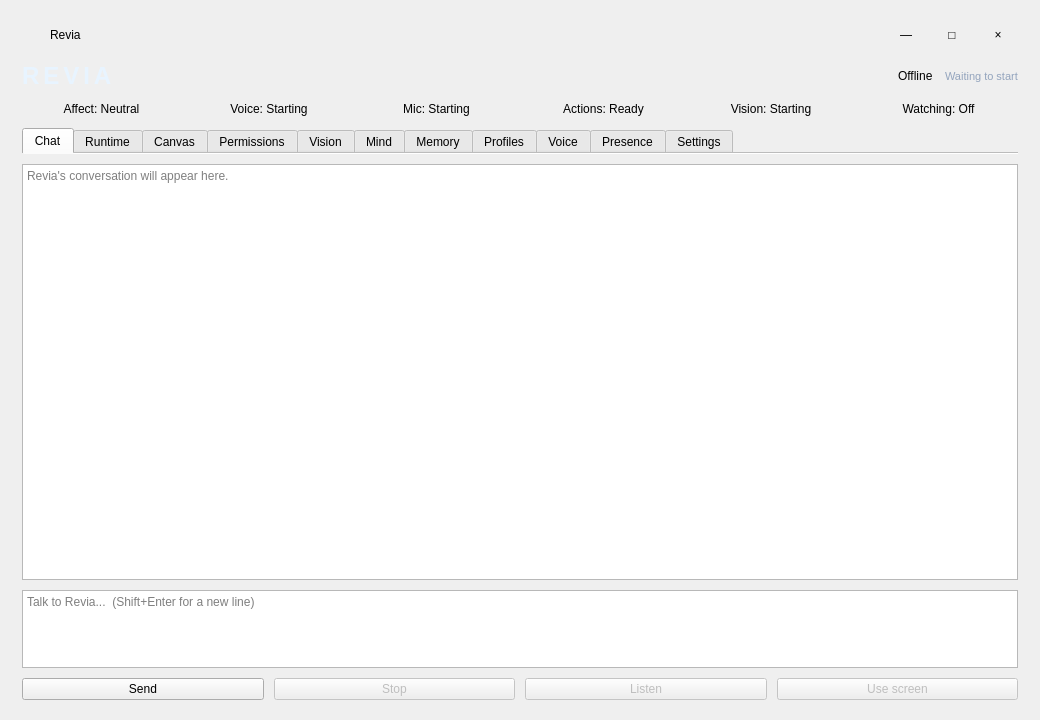
<?xml version="1.0" encoding="UTF-8"?>
<ui version="4.0">
 <class>ReviaWindow</class>
 <widget class="QMainWindow" name="ReviaWindow">
  <property name="geometry">
   <rect><x>0</x><y>0</y><width>1040</width><height>720</height></rect>
  </property>
  <property name="minimumSize">
   <size><width>760</width><height>540</height></size>
  </property>
  <property name="windowTitle"><string>Revia</string></property>
  <widget class="QWidget" name="rootPanel">
   <layout class="QVBoxLayout" name="rootLayout">
    <property name="spacing"><number>12</number></property>
    <property name="leftMargin"><number>22</number></property>
    <property name="topMargin"><number>20</number></property>
    <property name="rightMargin"><number>22</number></property>
    <property name="bottomMargin"><number>20</number></property>
    <item>
     <widget class="QWidget" name="titleBar">
      <property name="minimumSize"><size><width>0</width><height>30</height></size></property>
      <property name="maximumSize"><size><width>16777215</width><height>30</height></size></property>
      <layout class="QHBoxLayout" name="titleBarLayout">
       <property name="spacing"><number>6</number></property>
       <property name="leftMargin"><number>2</number></property>
       <property name="topMargin"><number>0</number></property>
       <property name="rightMargin"><number>0</number></property>
       <property name="bottomMargin"><number>0</number></property>
       <item><widget class="QLabel" name="titleIcon"><property name="minimumSize"><size><width>20</width><height>20</height></size></property><property name="maximumSize"><size><width>20</width><height>20</height></size></property><property name="text"><string/></property></widget></item>
       <item><widget class="QLabel" name="windowTitle"><property name="text"><string>Revia</string></property></widget></item>
       <item><spacer name="titleBarSpacer"><property name="orientation"><enum>Qt::Horizontal</enum></property><property name="sizeHint" stdset="0"><size><width>40</width><height>20</height></size></property></spacer></item>
       <item><widget class="QToolButton" name="minimizeButton"><property name="minimumSize"><size><width>40</width><height>28</height></size></property><property name="maximumSize"><size><width>40</width><height>28</height></size></property><property name="toolTip"><string>Minimize</string></property><property name="text"><string>—</string></property><property name="autoRaise"><bool>true</bool></property></widget></item>
       <item><widget class="QToolButton" name="maximizeButton"><property name="minimumSize"><size><width>40</width><height>28</height></size></property><property name="maximumSize"><size><width>40</width><height>28</height></size></property><property name="toolTip"><string>Maximize</string></property><property name="text"><string>□</string></property><property name="autoRaise"><bool>true</bool></property></widget></item>
       <item><widget class="QToolButton" name="closeButton"><property name="minimumSize"><size><width>40</width><height>28</height></size></property><property name="maximumSize"><size><width>40</width><height>28</height></size></property><property name="toolTip"><string>Close to tray</string></property><property name="text"><string>×</string></property><property name="autoRaise"><bool>true</bool></property></widget></item>
      </layout>
     </widget>
    </item>
    <item>
     <layout class="QHBoxLayout" name="headerLayout">
      <item><widget class="QLabel" name="reviaTitle"><property name="text"><string>REVIA</string></property><property name="styleSheet"><string notr="true">color: #e8f4ff; font-size: 18pt; font-weight: 700; letter-spacing: 4px;</string></property></widget></item>
      <item><spacer name="headerSpacer"><property name="orientation"><enum>Qt::Horizontal</enum></property><property name="sizeHint" stdset="0"><size><width>40</width><height>20</height></size></property></spacer></item>
      <item><widget class="QLabel" name="stateLabel"><property name="text"><string>Offline</string></property></widget></item>
      <item><widget class="QLabel" name="stateDetailLabel"><property name="text"><string>Waiting to start</string></property><property name="styleSheet"><string notr="true">color: #93a4bd; font-size: 11px;</string></property></widget></item>
     </layout>
    </item>
    <item>
     <layout class="QHBoxLayout" name="statusLayout">
      <property name="spacing"><number>8</number></property>
      <item><widget class="QLabel" name="affectLabel"><property name="sizePolicy"><sizepolicy hsizetype="Ignored" vsizetype="Preferred"><horstretch>1</horstretch><verstretch>0</verstretch></sizepolicy></property><property name="maximumSize"><size><width>180</width><height>16777215</height></size></property><property name="text"><string>Affect: Neutral</string></property><property name="alignment"><set>Qt::AlignCenter</set></property></widget></item>
      <item><widget class="QLabel" name="speechLabel"><property name="sizePolicy"><sizepolicy hsizetype="Ignored" vsizetype="Preferred"><horstretch>1</horstretch><verstretch>0</verstretch></sizepolicy></property><property name="maximumSize"><size><width>180</width><height>16777215</height></size></property><property name="text"><string>Voice: Starting</string></property><property name="alignment"><set>Qt::AlignCenter</set></property></widget></item>
      <item><widget class="QLabel" name="microphoneLabel"><property name="sizePolicy"><sizepolicy hsizetype="Ignored" vsizetype="Preferred"><horstretch>1</horstretch><verstretch>0</verstretch></sizepolicy></property><property name="maximumSize"><size><width>180</width><height>16777215</height></size></property><property name="text"><string>Mic: Starting</string></property><property name="alignment"><set>Qt::AlignCenter</set></property></widget></item>
      <item><widget class="QLabel" name="automationLabel"><property name="sizePolicy"><sizepolicy hsizetype="Ignored" vsizetype="Preferred"><horstretch>1</horstretch><verstretch>0</verstretch></sizepolicy></property><property name="maximumSize"><size><width>180</width><height>16777215</height></size></property><property name="text"><string>Actions: Ready</string></property><property name="alignment"><set>Qt::AlignCenter</set></property></widget></item>
      <item><widget class="QLabel" name="visionLabel"><property name="sizePolicy"><sizepolicy hsizetype="Ignored" vsizetype="Preferred"><horstretch>1</horstretch><verstretch>0</verstretch></sizepolicy></property><property name="maximumSize"><size><width>180</width><height>16777215</height></size></property><property name="text"><string>Vision: Starting</string></property><property name="alignment"><set>Qt::AlignCenter</set></property></widget></item>
      <item><widget class="QLabel" name="perceptionLabel"><property name="sizePolicy"><sizepolicy hsizetype="Ignored" vsizetype="Preferred"><horstretch>1</horstretch><verstretch>0</verstretch></sizepolicy></property><property name="maximumSize"><size><width>180</width><height>16777215</height></size></property><property name="toolTip"><string>Ambient window observation is off.</string></property><property name="text"><string>Watching: Off</string></property><property name="alignment"><set>Qt::AlignCenter</set></property></widget></item>
     </layout>
    </item>
    <item>
     <widget class="QTabWidget" name="tabs">
      <property name="documentMode"><bool>true</bool></property>
      <property name="currentIndex"><number>0</number></property>
      <widget class="QWidget" name="chatPage">
       <attribute name="title"><string>Chat</string></attribute>
       <layout class="QVBoxLayout" name="chatLayout">
        <property name="spacing"><number>10</number></property><property name="leftMargin"><number>0</number></property><property name="topMargin"><number>10</number></property><property name="rightMargin"><number>0</number></property><property name="bottomMargin"><number>0</number></property>
        <item><widget class="QTextBrowser" name="chatHistory"><property name="placeholderText"><string>Revia's conversation will appear here.</string></property><property name="openExternalLinks"><bool>false</bool></property><property name="openLinks"><bool>false</bool></property></widget></item>
        <item><widget class="QPlainTextEdit" name="messageInput"><property name="maximumSize"><size><width>16777215</width><height>78</height></size></property><property name="placeholderText"><string>Talk to Revia...  (Shift+Enter for a new line)</string></property></widget></item>
        <item><layout class="QHBoxLayout" name="chatButtonLayout">
         <item><widget class="QPushButton" name="sendButton"><property name="text"><string>Send</string></property></widget></item>
         <item><widget class="QPushButton" name="stopButton"><property name="enabled"><bool>false</bool></property><property name="text"><string>Stop</string></property></widget></item>
         <item><widget class="QPushButton" name="microphoneButton"><property name="enabled"><bool>false</bool></property><property name="toolTip"><string>Start or stop voice capture (Ctrl+Space)</string></property><property name="text"><string>Listen</string></property><property name="shortcut"><string>Ctrl+Space</string></property></widget></item>
         <item><widget class="QPushButton" name="screenActionButton"><property name="enabled"><bool>false</bool></property><property name="toolTip"><string>Use the instruction in the message box to locate one visible control, then resolve it to Windows UI Automation before asking for action confirmation.</string></property><property name="text"><string>Use screen</string></property></widget></item>
        </layout></item>
       </layout>
      </widget>
      <widget class="QWidget" name="runtimePage">
       <attribute name="title"><string>Runtime</string></attribute>
       <layout class="QVBoxLayout" name="runtimeLayout"><property name="leftMargin"><number>0</number></property><property name="topMargin"><number>8</number></property><property name="rightMargin"><number>0</number></property><property name="bottomMargin"><number>0</number></property>
        <item><widget class="QTabWidget" name="runtimeTabs"><property name="documentMode"><bool>true</bool></property>
         <widget class="QWidget" name="activityPage"><attribute name="title"><string>Activity</string></attribute><layout class="QVBoxLayout" name="activityLayout"><property name="leftMargin"><number>0</number></property><property name="topMargin"><number>8</number></property><property name="rightMargin"><number>0</number></property><property name="bottomMargin"><number>0</number></property>
          <item><layout class="QHBoxLayout" name="activityToolbarLayout">
           <item><widget class="QLabel" name="activityIssueSummary"><property name="text"><string>No warnings or errors</string></property></widget></item>
           <item><spacer name="activityToolbarSpacer"><property name="orientation"><enum>Qt::Horizontal</enum></property><property name="sizeHint" stdset="0"><size><width>40</width><height>20</height></size></property></spacer></item>
           <item><widget class="QComboBox" name="activityFilter"><item><property name="text"><string>All logs</string></property></item><item><property name="text"><string>Warnings and errors</string></property></item><item><property name="text"><string>Errors only</string></property></item></widget></item>
           <item><widget class="QCheckBox" name="activityAutoScroll"><property name="text"><string>Follow</string></property><property name="checked"><bool>true</bool></property></widget></item>
           <item><widget class="QPushButton" name="openLogsButton"><property name="text"><string>Open folder</string></property><property name="toolTip"><string>Open the durable Revia and worker log files.</string></property></widget></item>
           <item><widget class="QPushButton" name="clearActivityButton"><property name="text"><string>Clear</string></property><property name="toolTip"><string>Clear the UI view only. Log files remain on disk.</string></property></widget></item>
          </layout></item>
          <item><widget class="QTextBrowser" name="activityFeed"><property name="openExternalLinks"><bool>false</bool></property><property name="openLinks"><bool>false</bool></property></widget></item>
         </layout></widget>
         <widget class="QWidget" name="pipelinePage"><attribute name="title"><string>Pipelines</string></attribute><layout class="QVBoxLayout" name="pipelineHostLayout"><property name="leftMargin"><number>0</number></property><property name="topMargin"><number>0</number></property><property name="rightMargin"><number>0</number></property><property name="bottomMargin"><number>0</number></property></layout></widget>
         <widget class="QWidget" name="internetActivityPage"><attribute name="title"><string>Internet</string></attribute><layout class="QVBoxLayout" name="internetActivityHostLayout"><property name="leftMargin"><number>0</number></property><property name="topMargin"><number>0</number></property><property name="rightMargin"><number>0</number></property><property name="bottomMargin"><number>0</number></property></layout></widget>
         <widget class="QWidget" name="resourcePage"><attribute name="title"><string>Resources</string></attribute><layout class="QVBoxLayout" name="resourceHostLayout"><property name="leftMargin"><number>0</number></property><property name="topMargin"><number>0</number></property><property name="rightMargin"><number>0</number></property><property name="bottomMargin"><number>0</number></property></layout></widget>
        </widget></item>
       </layout>
      </widget>
      <widget class="QWidget" name="canvasPage"><attribute name="title"><string>Canvas</string></attribute><layout class="QVBoxLayout" name="canvasHostLayout"><property name="leftMargin"><number>0</number></property><property name="topMargin"><number>8</number></property><property name="rightMargin"><number>0</number></property><property name="bottomMargin"><number>0</number></property></layout></widget>
      <widget class="QWidget" name="permissionsPage"><attribute name="title"><string>Permissions</string></attribute><layout class="QVBoxLayout" name="permissionsHostLayout"><property name="leftMargin"><number>0</number></property><property name="topMargin"><number>8</number></property><property name="rightMargin"><number>0</number></property><property name="bottomMargin"><number>0</number></property></layout></widget>
      <widget class="QWidget" name="visionTab">
       <attribute name="title"><string>Vision</string></attribute>
       <layout class="QVBoxLayout" name="visionHostLayout"><property name="leftMargin"><number>0</number></property><property name="topMargin"><number>8</number></property><property name="rightMargin"><number>0</number></property><property name="bottomMargin"><number>0</number></property></layout>
      </widget>
      <widget class="QWidget" name="mindTab">
       <attribute name="title"><string>Mind</string></attribute>
       <layout class="QVBoxLayout" name="mindHostLayout"><property name="leftMargin"><number>0</number></property><property name="topMargin"><number>8</number></property><property name="rightMargin"><number>0</number></property><property name="bottomMargin"><number>0</number></property></layout>
      </widget>
      <widget class="QWidget" name="memoryTab">
       <attribute name="title"><string>Memory</string></attribute>
       <layout class="QVBoxLayout" name="memoryHostLayout"><property name="leftMargin"><number>0</number></property><property name="topMargin"><number>8</number></property><property name="rightMargin"><number>0</number></property><property name="bottomMargin"><number>0</number></property></layout>
      </widget>
      <widget class="QWidget" name="profilesTab">
       <attribute name="title"><string>Profiles</string></attribute>
       <layout class="QVBoxLayout" name="profilesTabLayout"><property name="leftMargin"><number>0</number></property><property name="topMargin"><number>8</number></property><property name="rightMargin"><number>0</number></property><property name="bottomMargin"><number>0</number></property>
        <item><widget class="QScrollArea" name="profilesScroll"><property name="frameShape"><enum>QFrame::NoFrame</enum></property><property name="widgetResizable"><bool>true</bool></property><property name="horizontalScrollBarPolicy"><enum>Qt::ScrollBarAlwaysOff</enum></property>
         <widget class="QWidget" name="profilesPage"><property name="geometry"><rect><x>0</x><y>0</y><width>900</width><height>860</height></rect></property>
          <layout class="QVBoxLayout" name="profilesHostLayout"><property name="spacing"><number>10</number></property><property name="leftMargin"><number>0</number></property><property name="topMargin"><number>0</number></property><property name="rightMargin"><number>10</number></property><property name="bottomMargin"><number>0</number></property></layout>
         </widget>
        </widget></item>
       </layout>
      </widget>
      <widget class="QWidget" name="voiceTab">
       <attribute name="title"><string>Voice</string></attribute>
       <layout class="QVBoxLayout" name="voiceTabLayout"><property name="leftMargin"><number>0</number></property><property name="topMargin"><number>8</number></property><property name="rightMargin"><number>0</number></property><property name="bottomMargin"><number>0</number></property>
        <item><widget class="QScrollArea" name="voiceScroll"><property name="frameShape"><enum>QFrame::NoFrame</enum></property><property name="widgetResizable"><bool>true</bool></property><property name="horizontalScrollBarPolicy"><enum>Qt::ScrollBarAlwaysOff</enum></property>
         <widget class="QWidget" name="voicePage"><property name="geometry"><rect><x>0</x><y>0</y><width>900</width><height>780</height></rect></property>
          <layout class="QVBoxLayout" name="voiceLayout"><property name="spacing"><number>10</number></property><property name="leftMargin"><number>0</number></property><property name="topMargin"><number>0</number></property><property name="rightMargin"><number>10</number></property><property name="bottomMargin"><number>0</number></property>
           <item><widget class="QLabel" name="voiceIntro"><property name="text"><string>Create and preview local Qwen3-TTS voices. Models download on first use and remain on this computer. A created voice is given to a profile under the Profiles tab.</string></property><property name="wordWrap"><bool>true</bool></property></widget></item>
           <item><widget class="QLabel" name="voiceStudioStatus"><property name="text"><string>Voice Studio is ready.</string></property><property name="wordWrap"><bool>true</bool></property></widget></item>
           <item><widget class="QGroupBox" name="voiceCreationGroup"><property name="title"><string>Create a voice</string></property><layout class="QVBoxLayout" name="voiceCreationLayout">
            <item><layout class="QFormLayout" name="studioForm">
             <item row="0" column="0"><widget class="QLabel" name="presetNameLabel"><property name="text"><string>Preset name</string></property></widget></item><item row="0" column="1"><widget class="QLineEdit" name="voiceNameInput"><property name="minimumSize"><size><width>0</width><height>32</height></size></property><property name="placeholderText"><string>Revia Bright</string></property></widget></item>
             <item row="1" column="0"><widget class="QLabel" name="languageLabel"><property name="text"><string>Language</string></property></widget></item><item row="1" column="1"><widget class="QComboBox" name="voiceLanguageCombo"/></item>
             <item row="2" column="0"><widget class="QLabel" name="descriptionLabel"><property name="text"><string>Voice description</string></property></widget></item><item row="2" column="1"><widget class="QPlainTextEdit" name="voiceDescriptionInput"><property name="minimumSize"><size><width>0</width><height>70</height></size></property><property name="maximumSize"><size><width>16777215</width><height>86</height></size></property><property name="placeholderText"><string>A bright youthful synthetic voice, curious and clear, gently playful, never babyish.</string></property></widget></item>
             <item row="3" column="0"><widget class="QLabel" name="referenceLabel"><property name="text"><string>Reference line</string></property></widget></item><item row="3" column="1"><widget class="QPlainTextEdit" name="voiceReferenceInput"><property name="minimumSize"><size><width>0</width><height>58</height></size></property><property name="maximumSize"><size><width>16777215</width><height>64</height></size></property><property name="plainText"><string>Wait, I found it. The pattern is clearer now, and I think this part matters.</string></property></widget></item>
            </layout></item>
            <item><layout class="QHBoxLayout" name="createVoiceButtonLayout"><item><widget class="QPushButton" name="createVoiceButton"><property name="text"><string>Create voice</string></property></widget></item><item><spacer name="createVoiceSpacer"><property name="orientation"><enum>Qt::Horizontal</enum></property><property name="sizeHint" stdset="0"><size><width>40</width><height>20</height></size></property></spacer></item></layout></item>
           </layout></widget></item>
           <item><widget class="QGroupBox" name="voicePreviewGroup"><property name="title"><string>Voice library</string></property><layout class="QVBoxLayout" name="voicePreviewLayout">
            <item><widget class="QLabel" name="voiceLibraryHint"><property name="text"><string>Every voice created on this computer. Pick one to hear it; give one to a profile under Profiles.</string></property><property name="wordWrap"><bool>true</bool></property></widget></item>
            <item><layout class="QHBoxLayout" name="voiceLibraryLayout"><item><widget class="QLabel" name="voiceLibraryLabel"><property name="text"><string>Voice</string></property></widget></item><item><widget class="QComboBox" name="voiceLibraryCombo"><property name="minimumSize"><size><width>220</width><height>0</height></size></property></widget></item><item><spacer name="voiceLibrarySpacer"><property name="orientation"><enum>Qt::Horizontal</enum></property><property name="sizeHint" stdset="0"><size><width>40</width><height>20</height></size></property></spacer></item></layout></item>
            <item><widget class="QLabel" name="previewLabel"><property name="text"><string>Preview line</string></property></widget></item>
            <item><layout class="QHBoxLayout" name="previewLayout"><item><widget class="QPlainTextEdit" name="voicePreviewInput"><property name="minimumSize"><size><width>0</width><height>58</height></size></property><property name="maximumSize"><size><width>16777215</width><height>62</height></size></property><property name="plainText"><string>Hi. I'm Revia. Oh, this voice fits much better.</string></property></widget></item><item><widget class="QPushButton" name="previewVoiceButton"><property name="text"><string>Generate preview</string></property></widget></item></layout></item>
           </layout></widget></item>
           <item><spacer name="voiceBottomSpacer"><property name="orientation"><enum>Qt::Vertical</enum></property><property name="sizeHint" stdset="0"><size><width>20</width><height>40</height></size></property></spacer></item>
          </layout>
         </widget>
        </widget></item>
       </layout>
      </widget>
      <widget class="QWidget" name="presencePage">
       <attribute name="title"><string>Presence</string></attribute>
       <layout class="QVBoxLayout" name="presenceLayout"><property name="spacing"><number>10</number></property><property name="leftMargin"><number>0</number></property><property name="topMargin"><number>10</number></property><property name="rightMargin"><number>0</number></property><property name="bottomMargin"><number>0</number></property>
        <item><widget class="QLabel" name="presenceIntro"><property name="text"><string>One coordination layer keeps listening, conversational momentum, avatar output, and bounded external conversations in sync. It does not own model inference or application permissions.</string></property><property name="wordWrap"><bool>true</bool></property></widget></item>
        <item><widget class="QGroupBox" name="presenceNowGroup"><property name="title"><string>Now</string></property><layout class="QGridLayout" name="presenceNowLayout">
         <item row="0" column="0"><widget class="QLabel" name="presencePhaseTitle"><property name="text"><string>Phase</string></property></widget></item><item row="0" column="1"><widget class="QLabel" name="presencePhaseValue"><property name="text"><string>Starting</string></property></widget></item>
         <item row="0" column="2"><widget class="QLabel" name="presenceAffectTitle"><property name="text"><string>Expression</string></property></widget></item><item row="0" column="3"><widget class="QLabel" name="presenceAffectValue"><property name="text"><string>Neutral</string></property></widget></item>
         <item row="0" column="4"><widget class="QLabel" name="presenceAttentionTitle"><property name="text"><string>Attention</string></property></widget></item><item row="0" column="5"><widget class="QLabel" name="presenceAttentionValue"><property name="text"><string>Local user</string></property><property name="textInteractionFlags"><set>Qt::TextSelectableByMouse</set></property></widget></item>
         <item row="1" column="0"><widget class="QLabel" name="presenceMomentumTitle"><property name="text"><string>Conversation momentum</string></property></widget></item><item row="1" column="1" colspan="5"><widget class="QProgressBar" name="presenceMomentumBar"><property name="maximum"><number>100</number></property><property name="value"><number>0</number></property><property name="format"><string>%p%</string></property></widget></item>
        </layout></widget></item>
        <item><widget class="QGroupBox" name="presenceControlsGroup"><property name="title"><string>Presence controls</string></property><layout class="QVBoxLayout" name="presenceControlsLayout">
         <item><layout class="QHBoxLayout" name="presenceToggleLayout"><item><widget class="QCheckBox" name="handsFreeCheck"><property name="text"><string>Hands-free local conversation</string></property><property name="toolTip"><string>Local VAD records complete spoken thoughts and sends the transcript without requiring the Listen button.</string></property></widget></item><item><widget class="QCheckBox" name="avatarBridgeCheck"><property name="text"><string>Publish avatar animation state</string></property><property name="checked"><bool>true</bool></property></widget></item><item><widget class="QCheckBox" name="externalAdaptersCheck"><property name="text"><string>Enable local Discord, stream, and game adapters</string></property><property name="toolTip"><string>Accepts conversation-only JSON events from the bounded local inbox. External events cannot invoke commands or application actions.</string></property></widget></item><item><spacer name="presenceToggleSpacer"><property name="orientation"><enum>Qt::Horizontal</enum></property><property name="sizeHint" stdset="0"><size><width>40</width><height>20</height></size></property></spacer></item></layout></item>
         <item><widget class="QLabel" name="presenceControlHint"><property name="text"><string>Hands-free audio pauses while Revia speaks, while the separate barge-in detector still yields immediately when you talk over her. External adapters are conversation-only and exchange bounded JSON files; they never receive general shell or network authority.</string></property><property name="wordWrap"><bool>true</bool></property></widget></item>
        </layout></widget></item>
        <item><widget class="QGroupBox" name="presenceBridgeGroup"><property name="title"><string>Renderer and adapter bridge</string></property><layout class="QGridLayout" name="presenceBridgeLayout">
         <item row="0" column="0"><widget class="QLabel" name="avatarPathTitle"><property name="text"><string>Avatar state</string></property></widget></item><item row="0" column="1"><widget class="QLabel" name="avatarPathValue"><property name="text"><string>RuntimeData/Presence/avatar_state.json</string></property><property name="textInteractionFlags"><set>Qt::TextSelectableByMouse</set></property></widget></item>
         <item row="1" column="0"><widget class="QLabel" name="adapterInboxTitle"><property name="text"><string>Adapter inbox</string></property></widget></item><item row="1" column="1"><widget class="QLabel" name="adapterInboxValue"><property name="text"><string>RuntimeData/Presence/Inbox</string></property><property name="textInteractionFlags"><set>Qt::TextSelectableByMouse</set></property></widget></item>
         <item row="2" column="0"><widget class="QLabel" name="adapterOutboxTitle"><property name="text"><string>Adapter outbox</string></property></widget></item><item row="2" column="1"><widget class="QLabel" name="adapterOutboxValue"><property name="text"><string>RuntimeData/Presence/Outbox</string></property><property name="textInteractionFlags"><set>Qt::TextSelectableByMouse</set></property></widget></item>
         <item row="0" column="2" rowspan="3"><widget class="QPushButton" name="openPresenceFolderButton"><property name="text"><string>Open presence folder</string></property></widget></item>
        </layout></widget></item>
        <item><spacer name="presenceBottomSpacer"><property name="orientation"><enum>Qt::Vertical</enum></property><property name="sizeHint" stdset="0"><size><width>20</width><height>40</height></size></property></spacer></item>
       </layout>
      </widget>
      <widget class="QWidget" name="settingsPage">
       <attribute name="title"><string>Settings</string></attribute>
       <layout class="QVBoxLayout" name="settingsLayout"><property name="leftMargin"><number>0</number></property><property name="topMargin"><number>14</number></property><property name="rightMargin"><number>0</number></property><property name="bottomMargin"><number>0</number></property>
        <item><widget class="QGroupBox" name="windowInputGroup"><property name="title"><string>Window, speech, and input</string></property><layout class="QVBoxLayout" name="windowInputLayout">
         <item><layout class="QHBoxLayout" name="preferenceLayout"><item><widget class="QCheckBox" name="alwaysOnTopCheck"><property name="text"><string>Keep Revia on top</string></property></widget></item><item><widget class="QCheckBox" name="speechCheck"><property name="text"><string>Speak replies</string></property><property name="checked"><bool>true</bool></property></widget></item><item><widget class="QCheckBox" name="autoSendVoiceCheck"><property name="toolTip"><string>Send a finished transcript immediately instead of leaving it in the message box for editing.</string></property><property name="text"><string>Send what I say automatically</string></property><property name="checked"><bool>true</bool></property></widget></item><item><spacer name="preferenceSpacer"><property name="orientation"><enum>Qt::Horizontal</enum></property><property name="sizeHint" stdset="0"><size><width>40</width><height>20</height></size></property></spacer></item></layout></item>
         <item><widget class="QLabel" name="settingsHint"><property name="text"><string>Listening is a toggle: press Listen (or Ctrl+Space) to start, then press it again to stop and transcribe. Voice device selection lives under Runtime → Resources so the requested and resolved hardware remain visible together.</string></property><property name="wordWrap"><bool>true</bool></property></widget></item>
        </layout></widget></item>
        <item><widget class="QGroupBox" name="conversationBehaviorGroup"><property name="title"><string>Conversation behavior</string></property><layout class="QVBoxLayout" name="conversationBehaviorLayout">
         <item><layout class="QGridLayout" name="conversationBehaviorControls">
          <item row="0" column="0"><widget class="QCheckBox" name="bargeInCheck"><property name="text"><string>Let me interrupt Revia while she speaks</string></property><property name="checked"><bool>true</bool></property></widget></item>
          <item row="0" column="1"><widget class="QCheckBox" name="initiativeCheck"><property name="text"><string>Allow natural conversation starters</string></property><property name="checked"><bool>true</bool></property></widget></item>
          <item row="1" column="0"><widget class="QCheckBox" name="curiosityCheck"><property name="toolTip"><string>Lets Revia privately consider recent conversation or a meaningful emotion. Time alone never creates a topic.</string></property><property name="text"><string>Allow self-directed curiosity</string></property><property name="checked"><bool>true</bool></property></widget></item>
          <item row="1" column="1"><widget class="QCheckBox" name="spontaneousSpeechCheck"><property name="text"><string>Allow admitted thoughts to become speech</string></property><property name="checked"><bool>true</bool></property></widget></item>
          <item row="2" column="0"><widget class="QCheckBox" name="speakWhenAwayCheck"><property name="toolTip"><string>Windows idle state may make an otherwise valid opening eligible; being away never creates the topic.</string></property><property name="text"><string>Allow spontaneous speech while I am away</string></property><property name="checked"><bool>true</bool></property></widget></item>
          <item row="2" column="1"><widget class="QCheckBox" name="aiFilterCheck"><property name="toolTip"><string>Reviews completed replies before they reach speech, memory, or chat history. Turning this off reduces latency; the hard deterministic filter stays on.</string></property><property name="text"><string>AI response review</string></property><property name="checked"><bool>true</bool></property></widget></item>
          <item row="3" column="0"><widget class="QLabel" name="initiativeMaxLabel"><property name="text"><string>Maximum spontaneous lines per hour</string></property></widget></item>
          <item row="3" column="1"><widget class="QSpinBox" name="initiativeMaxSpin"><property name="minimum"><number>1</number></property><property name="maximum"><number>30</number></property><property name="value"><number>4</number></property></widget></item>
          <item row="4" column="0" colspan="2"><widget class="QLabel" name="hardFilterStatus"><property name="text"><string>Hard safety + grounding filter: always on</string></property></widget></item>
          <item row="0" column="2" rowspan="5"><spacer name="conversationBehaviorSpacer"><property name="orientation"><enum>Qt::Horizontal</enum></property><property name="sizeHint" stdset="0"><size><width>40</width><height>20</height></size></property></spacer></item>
         </layout></item>
         <item><widget class="QLabel" name="conversationBehaviorHint"><property name="text"><string>Curiosity can mature from unresolved dialogue or a meaningful emotion, but an empty timer tick stays silent. Every spontaneous line still passes the attention, cooldown, and hourly-budget gates. Autonomous web research has its own permission under Permissions.</string></property><property name="wordWrap"><bool>true</bool></property></widget></item>
        </layout></widget></item>
        <item><widget class="QGroupBox" name="diagnosticsGroup"><property name="title"><string>Diagnostics</string></property><layout class="QHBoxLayout" name="diagnosticsLayout">
         <item><widget class="QLabel" name="resourceSampleLabel"><property name="text"><string>Sample CPU, RAM, and GPU every</string></property></widget></item>
         <item><widget class="QSpinBox" name="resourceSampleSpin"><property name="minimum"><number>0</number></property><property name="maximum"><number>3600</number></property><property name="specialValueText"><string>Off</string></property><property name="suffix"><string> seconds</string></property><property name="value"><number>2</number></property></widget></item>
         <item><widget class="QLabel" name="preferenceStatus"><property name="text"><string>Settings are ready.</string></property><property name="wordWrap"><bool>true</bool></property></widget></item>
         <item><spacer name="diagnosticsSpacer"><property name="orientation"><enum>Qt::Horizontal</enum></property><property name="sizeHint" stdset="0"><size><width>40</width><height>20</height></size></property></spacer></item>
        </layout></widget></item>
        <item><spacer name="settingsSpacer"><property name="orientation"><enum>Qt::Vertical</enum></property><property name="sizeHint" stdset="0"><size><width>20</width><height>40</height></size></property></spacer></item>
       </layout>
      </widget>
     </widget>
    </item>
   </layout>
  </widget>
 </widget>
 <resources/>
 <connections/>
</ui>
